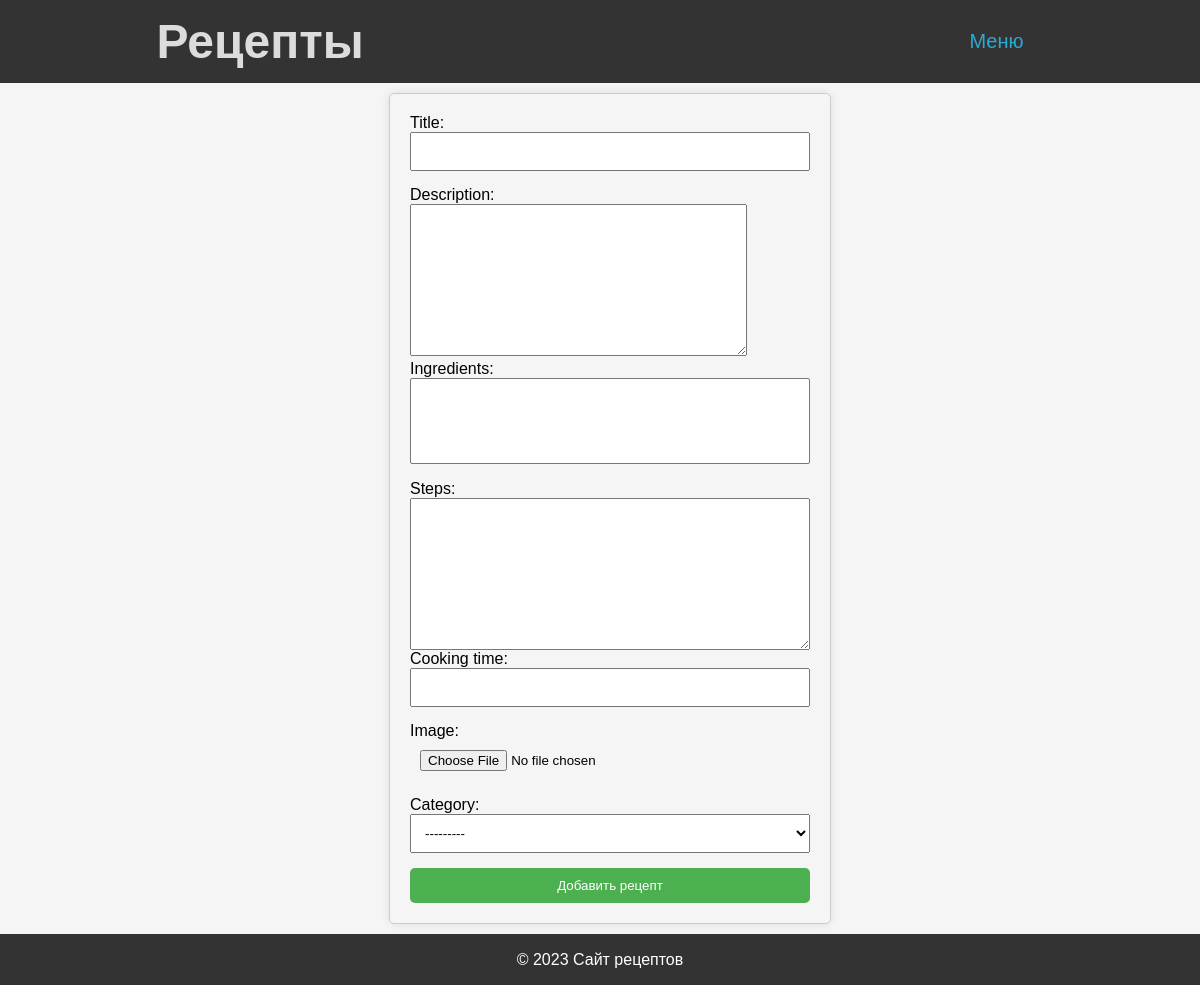
Before: /recipes/recipes/add_recipe/ with the older database file.
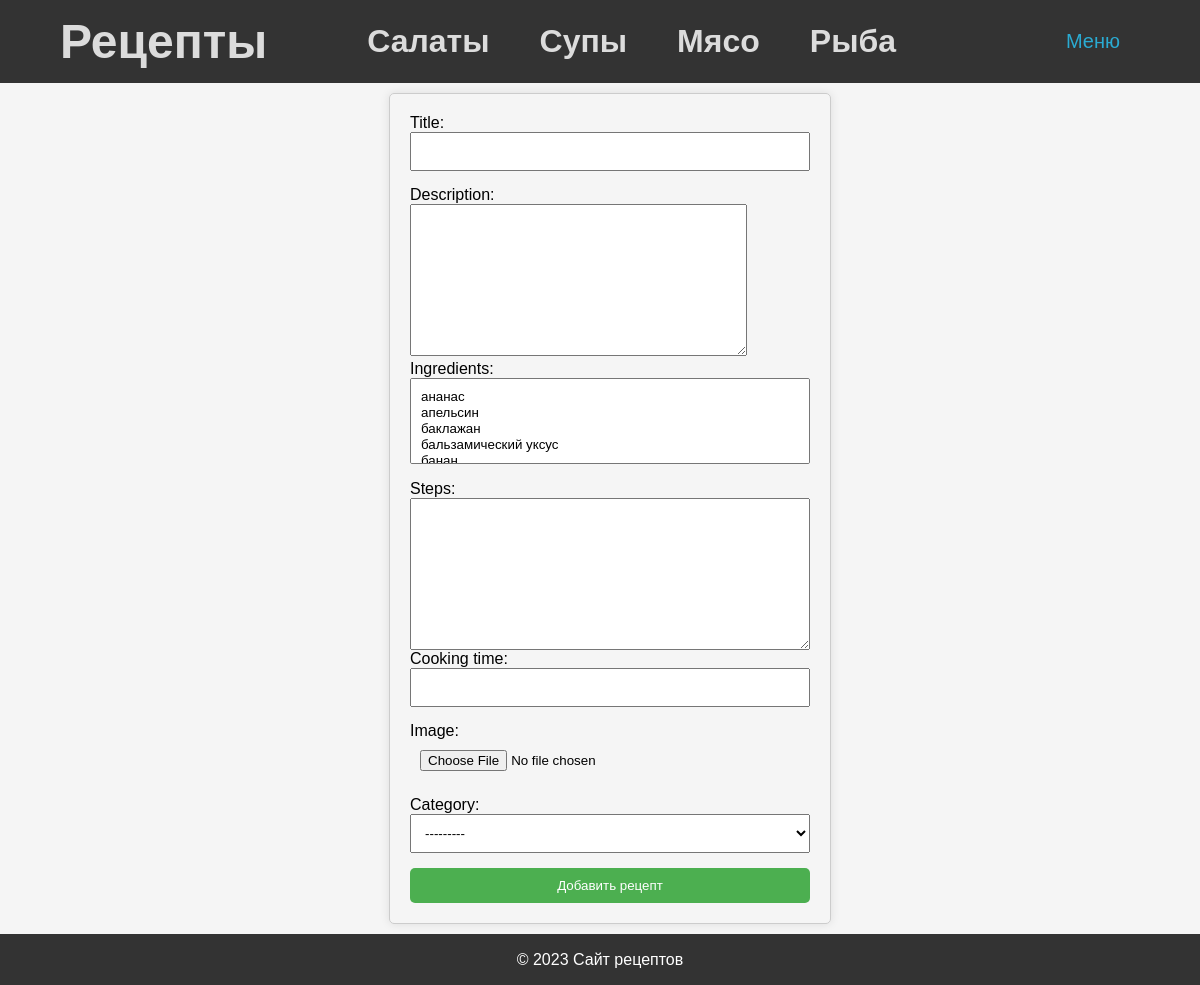
After: the same page with the newer database file.
### recipes/models.py (models this page shows)
class RecipeCategory(models.Model):
    name = models.CharField(max_length=100)
    def __str__(self):
        return self.name
    def get_absolute_url(self) -> str:
        return reverse("recipe_category_detail", kwargs={"category_name": self.name})
    class Meta:
        verbose_name = _("Категория рецептов")
        verbose_name_plural = _("Категории рецептов")

### recipes/views.py (the view, shortened to what this page needs)
class AddRecipeView(View):
    template_name = "add_recipe.html"
    form_class = RecipeForm
    def get(self, request, *args, **kwargs):
        form = self.form_class()
        categories = RecipeCategory.objects.all()
        return render(
            request, self.template_name, {"form": form, "categories": categories}
        )

### recipes/forms.py
class RecipeForm(forms.ModelForm):
    class Meta:
        model = Recipe
        fields = [
            "title",
            "description",
            "steps",
            "cooking_time",
            "image",
            "ingredients",
            "category",
        ]
        widgets = {
            "ingredients": forms.CheckboxSelectMultiple,
        }

### recipes/context_processor.py (called while the page is built)
def recipe_categories(request):
    categories = RecipeCategory.objects.all()
    return {"all_categories": categories}

### recipes/models.py (called while the page is built)
    def __str__(self):
        return self.name

### recipes/templates/recipes/add_recipe.html (shortened to what this page needs)
{% extends 'base.html' %}
{% block content %}
  <form class="recipe-form" method="post" action="{% url 'add_recipe' %}" enctype="multipart/form-data">
    <p>
        {{ form.title.label_tag }}
        {{ form.title }}
    </p>
    <p>
        {{ form.description.label_tag }}
        {{ form.description }}
    </p>
    <div class="checkbox-group">
        {{ form.ingredients.label_tag }}
        <select name="{{ form.ingredients.name }}" class="ingredient-select" multiple>
            {% for value, label in form.ingredients.field.choices|dictsort:1 %}
                <option value="{{ value }}" {% if value in form.ingredients.value %}selected{% endif %}>{{ label }}</option>
            {% endfor %}
        </select>
    </div>
    {{ form.steps.label_tag }}
    {{ form.steps }}
    {{ form.cooking_time.label_tag }}
    {{ form.cooking_time }}
    {{ form.image.label_tag }}
    {{ form.image }}
    {{ form.category.label_tag }}
    {{ form.category }}
    <button class="submit-button" type="submit">Добавить рецепт</button>
  </form>
{% endblock content %}

### templates/base.html (shortened to what this page needs)
{% load static i18n%}
<!DOCTYPE html>
<html lang="en">
<head>
    <link rel="stylesheet" href="{% static 'css/styles.css' %}">
    <link rel="stylesheet" href="https://cdnjs.cloudflare.com/ajax/libs/select2/4.0.13/css/select2.min.css" />
</head>
<body>
    <header>
        <h1>{% block header %}
            <div class="header">
        <div class="header-title">
            <h2><a href="{% url 'index' %}">Рецепты</a></h2>
        </div>
        <div class="header-categories">
            <nav>
                <ul>
                    {% for category in all_categories %}
                        <li><a href="{{ category.get_absolute_url }}">{{ category.name }}</a></li>
                    {% endfor %}
                </ul>
            </nav>
        </div>
            <div class="header-login">
                {% if user.is_authenticated %}
                <div class="dropdown">
                    <button class="dropbtn">Приветствуем, {{ user.username }}!</button>
                    <div class="dropdown-content">
                        <a href="{% url 'edit_profile' %}">Редактировать профиль</a>
                        <a href="{% url 'add_recipe' %}">Добавить рецепт</a>
                        <form class="logout-form" method="post" action="{% url 'logout' %}">
                            {% csrf_token %}
                            <button type="submit">Выйти</button>
                        </form>
                    </div>
                </div>
                {% else %}
                <div class="dropdown">
                    <button class="dropbtn">Меню</button>
                </div>
                {% endif %}
            </div>
    </div>
        {% endblock %}</h1>
    </header>
    <main>
        {% block content %}
        {% endblock %}
    </main>
    <footer>
        <p>&copy; 2023 Сайт рецептов</p>
    </footer>
</body>
</html>

Changed rows visible on the page:
added RecipeCategory: name "Салаты"
added RecipeCategory: name "Супы"
added RecipeCategory: name "Мясо"
added RecipeCategory: name "Рыба"
Other visible differences:
form field ingredients: (not shown) → "ананас / апельсин / баклажан / бальзамический уксус"
